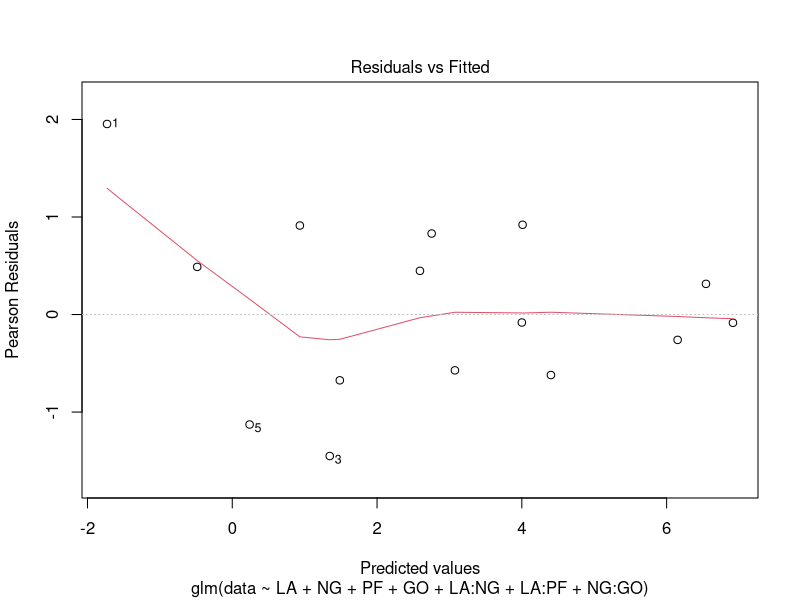
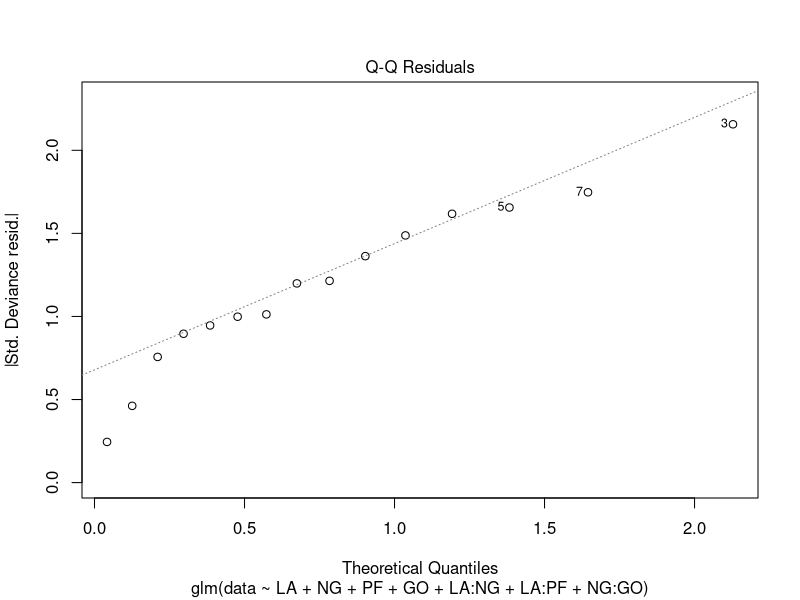
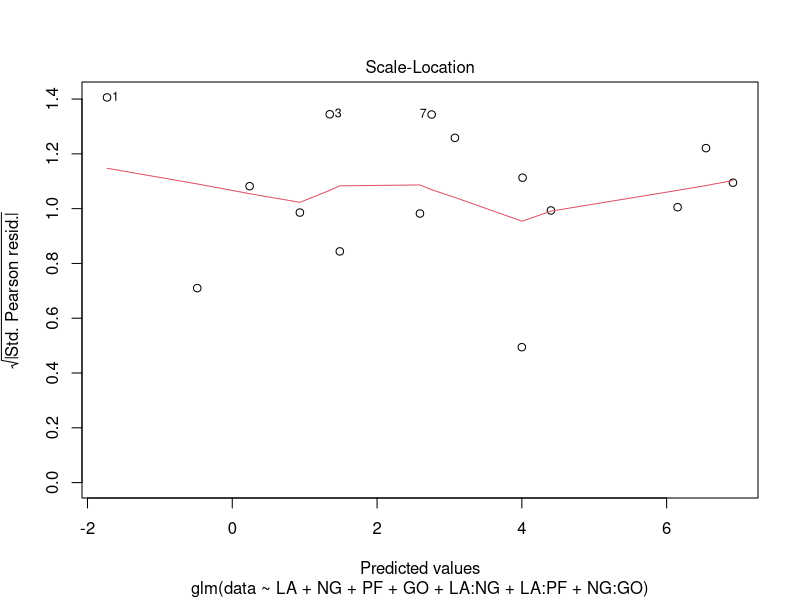
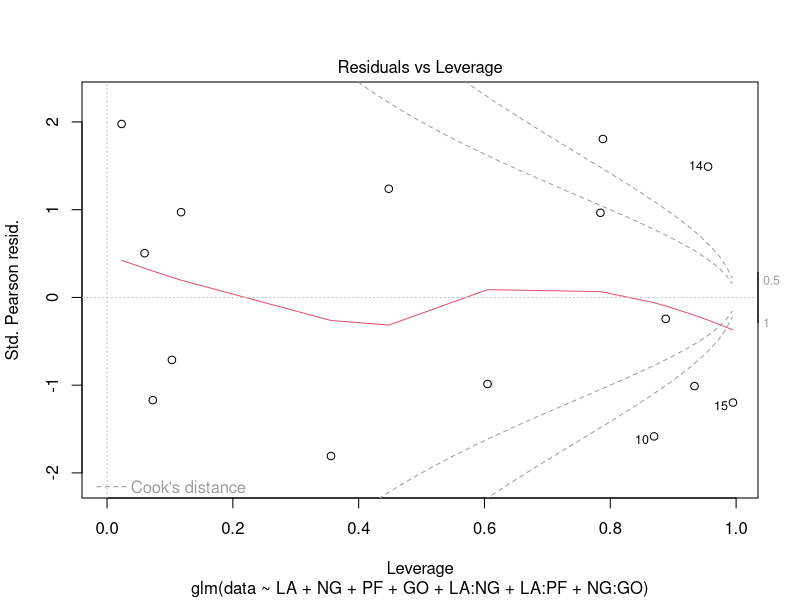

Here is the R script that generated these plots, in order:
## ---- chunk 1
data <- c(1, 1, 1, 15, 0, 3, 19, 54, 4, 19, 62, 464, 76, 703, 1006) # Read in the data
LA <- c(1,1,1,1,1,1,1,1,0,0,0,0,0,0,0) 
NG <- c(1,1,1,1,0,0,0,0,1,1,1,1,0,0,0) 
PF <- c(1,0,1,0,1,0,1,0,1,0,1,0,1,0,1) 
GO <- c(1,1,0,0,1,1,0,0,1,1,0,0,1,1,0)

# model with all possible interactions
model.full <- glm(data~LA+NG+PF+GO
                  +LA:NG+LA:PF+LA:GO
                  +NG:PF+NG:GO+PF:GO, family=poisson(link="log"))
# summary(model.full)

# relative goodness-of-fit
library(MASS)
stepAIC(model.full, direction="both") 
## AIC=96.83
## data ~ LA + NG + PF + GO + LA:NG + LA:PF + NG:GO

model.select <- glm(data~LA+NG+PF+GO+LA:NG+LA:PF+NG:GO, family=poisson(link="log"))
summary(model.select)

# absolute goodness-of-fit
plot(model.select)
